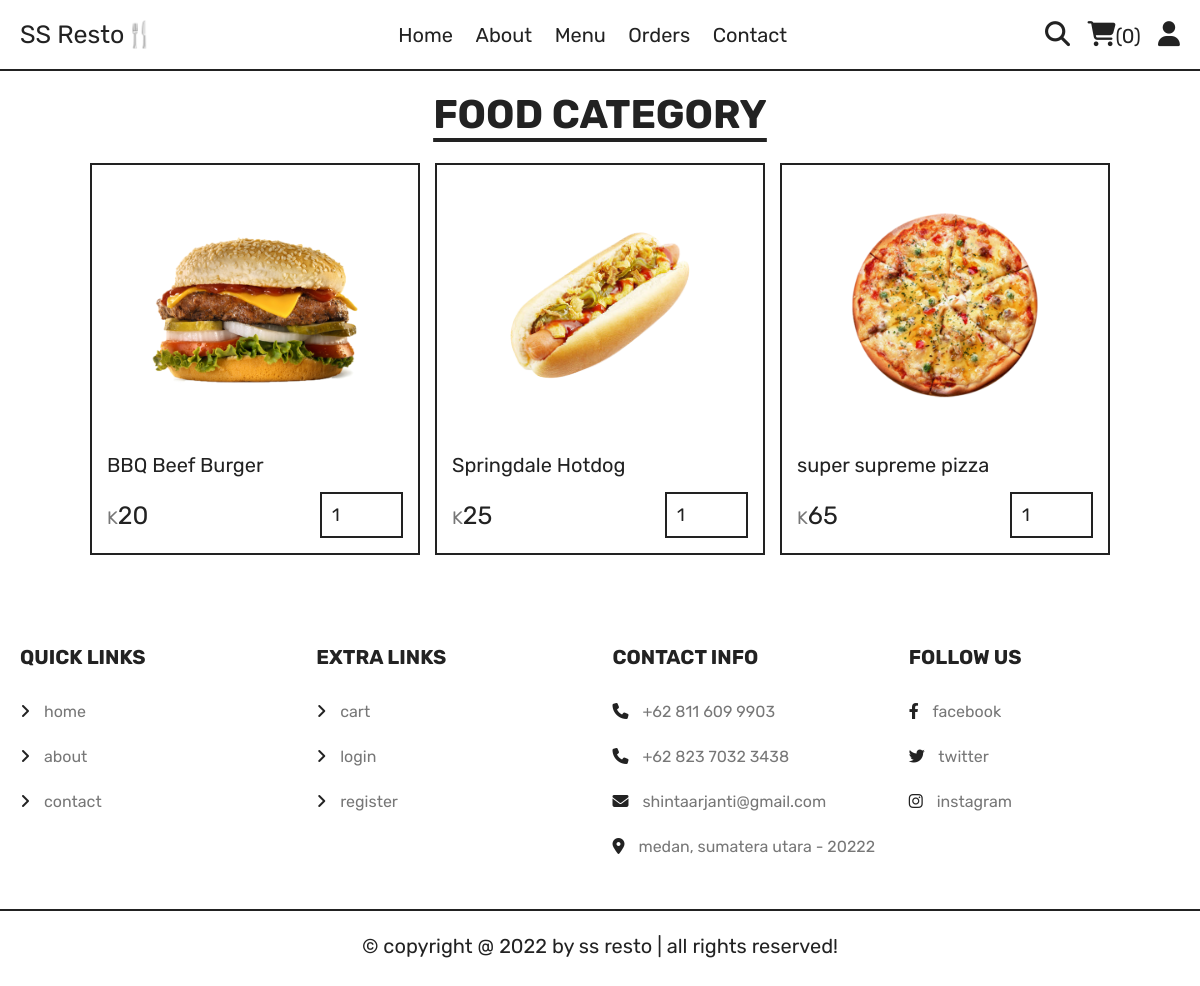
/category.php?category=fast food, run on the app's committed database.
### tables this page shows
CREATE TABLE `products` (
  `id` int(100) NOT NULL,
  `name` varchar(100) NOT NULL,
  `category` varchar(100) NOT NULL,
  `price` int(10) NOT NULL,
  `image` varchar(100) NOT NULL
);

### category.php (the view, shortened to what this page needs)
<?php
   include 'components/connect.php';
?>
<!DOCTYPE html>
<html lang="en">
<head>
   <link rel="stylesheet" href="https://cdnjs.cloudflare.com/ajax/libs/font-awesome/6.2.1/css/all.min.css">
   <link rel="stylesheet" href="css/style.css">
</head>
<body>
<?php include 'components/user_header.php'; ?>
   <section class="products">
      <h1 class="title">food category</h1>
      <div class="box-container">
         <?php
            $category = $_GET['category'];
            $select_products = $conn->prepare("SELECT * FROM `products` WHERE category = ?");
            $select_products->execute([$category]);
            if($select_products->rowCount() > 0){
               while($fetch_products = $select_products->fetch(PDO::FETCH_ASSOC)){
         ?>
         <form action="" method="post" class="box">
            <img src="project_image/<?= $fetch_products['image']; ?>" alt="">
            <div class="name"><?= $fetch_products['name']; ?></div>
            <div class="flex">
               <div class="price"><span>K</span><?= $fetch_products['price']; ?></div>
               <input type="number" name="qty" class="qty" min="1" max="99" value="1" maxlength="2">
            </div>
         </form>
         <?php
               }
            }else{
               echo '<p class="empty">no products added yet!</p>';
            }
         ?>
      </div>
   </section>
<?php include 'components/footer.php'; ?>
</body>
</html>

### components/user_header.php (shortened to what this page needs)
<header class="header">
   <section class="flex">
      <a href="home.php" class="logo">SS Resto🍴</a>
      <nav class="navbar">
         <a href="home.php">Home</a>
         <a href="about.php">About</a>
         <a href="menu.php">Menu</a>
         <a href="orders.php">Orders</a>
         <a href="contact.php">Contact</a>
      </nav>
      <div class="icons">
         <?php
            $count_cart_items = $conn->prepare("SELECT * FROM `cart` WHERE user_id = ?");
            $count_cart_items->execute([$user_id]);
            $total_cart_items = $count_cart_items->rowCount();
         ?>
         <a href="search.php"><i class="fas fa-search"></i></a>
         <a href="cart.php"><i class="fas fa-shopping-cart"></i><span>(<?= $total_cart_items; ?>)</span></a>
         <div id="user-btn" class="fas fa-user"></div>
      </div>
   </section>
</header>

### components/footer.php
<link rel="stylesheet" href="css/style.css">
<footer class="footer">
   <section class="box-container">
      <div class="box">
         <h3>quick links</h3>
         <a href="home.php"> <i class="fas fa-angle-right"></i> home</a>
         <a href="about.php"> <i class="fas fa-angle-right"></i> about</a>
         <a href="contact.php"> <i class="fas fa-angle-right"></i> contact</a>
      </div>
      <div class="box">
         <h3>extra links</h3>
         <a href="cart.php"> <i class="fas fa-angle-right"></i> cart</a>
         <a href="login.php"> <i class="fas fa-angle-right"></i> login</a>
         <a href="register.php"> <i class="fas fa-angle-right"></i> register</a>
      </div>
      <div class="box">
         <h3>contact info</h3>
         <p> <i class="fas fa-phone"></i> +62 811 609 9903 </p>
         <p> <i class="fas fa-phone"></i> +62 823 7032 3438 </p>
         <p> <i class="fas fa-envelope"></i> shintaarjanti@gmail.com </p>
         <p> <i class="fas fa-map-marker-alt"></i> medan, sumatera utara - 20222</p>
      </div>
      <div class="box">
         <h3>follow us</h3>
         <a href="https://www.facebook.com/shinta.arjanti" target="_blank"> <i class="fab fa-facebook-f"></i> facebook </a>
         <a href="https://twitter.com/shintaarjanti_" target="_blank"> <i class="fab fa-twitter"></i> twitter </a>
         <a href="https://www.instagram.com/segin28/" target="_blank"> <i class="fab fa-instagram"></i> instagram </a>
      </div>
   </section>
   <p class="credit"> &copy; copyright @ <?= date('Y'); ?> by <span>ss resto</span> | all rights reserved! </p>
</footer>

### css/style.css (style rules this page uses)
:root { --yellow:#fed330; --red:#e74c3c; --white:#fff; --black:#222; --light-color:#777; --border:.2rem solid var(--black); }
* { font-family: 'Rubik', sans-serif; margin:0; padding:0; box-sizing: border-box; outline: none; border: none; text-decoration: none; }
html { font-size: 62.5%; overflow-x: hidden; scroll-behavior: smooth; stop-opacity: 7rem; }
section { margin:0 auto; max-width: 1200px; padding:2rem; }
.title { text-align: center; margin-bottom: 2.5rem; font-size: 4rem; color:var(--black); text-transform: uppercase; text-decoration: underline; text-underline-offset: 1rem; }
.header { position: sticky; top:0; left:0; right:0; z-index: 1000; background-color: var(--white); border-bottom: var(--border); }
.header .flex { display: flex; align-items: center; justify-content: space-between; position: relative; }
.header .flex .logo { font-size: 2.5rem; color:var(--black); }
.header .flex .navbar a { font-size: 2rem; color:var(--black); margin:0 1rem; }
.header .flex .icons > * { margin-left: 1.5rem; font-size: 2.5rem; color:var(--black); cursor: pointer; }
.header .flex .icons span { font-size: 2rem; }
.products .box-container { display: grid; grid-template-columns: repeat(auto-fit, 33rem); justify-content: center; align-items: flex-start; gap:1.5rem; }
.products .box-container .box { border:var(--border); padding:1.5rem; position: relative; overflow: hidden; }
.products .box-container .box img { height: 25rem; width: 100%; object-fit: contain; margin-bottom: 1rem; }
.products .box-container .box .name { font-size: 2rem; color:var(--black); margin:1rem 0; }
.products .box-container .box .flex { display: flex; align-items: center; gap:1rem; margin-top: 1.5rem; }
.products .box-container .box .flex .price { margin-right: auto; font-size: 2.5rem; color:var(--black); }
.products .box-container .box .flex .price span { color:var(--light-color); font-size: 1.8rem; }
.products .box-container .box .flex .qty { padding:1rem; border:var(--border); font-size: 1.8rem; color:var(--black); }
.footer { background-color: var(--white); }
.footer .box-container { display: grid; grid-template-columns: repeat(auto-fit, minmax(27rem, 1fr)); gap:2.5rem; align-items: flex-start; }
.footer .box-container .box h3 { text-transform: uppercase; color:var(--black); margin-top: 5rem; margin-bottom: 2rem; font-size: 2rem; }
.footer .box-container .box a, .footer .box-container .box p { display: block; padding:1.3rem 0; font-size: 1.6rem; color:var(--light-color); }
.footer .box-container .box a i, .footer .box-container .box p i { color:var(--black); padding-right: 1rem; }
.footer .credit { margin-top: 2rem; padding: 2rem 1.5rem; padding-bottom: 2.5rem; line-height: 1.5; border-top: var(--border); text-align: center; font-size: 2rem; color:var(--black); }

### data on the page
products: image (picture), name "BBQ Beef Burger", price "20"
products: image (picture), name "Springdale Hotdog", price "25"
products: image (picture), name "super supreme pizza", price "65"

### other printed values
$total_cart_items "0"
